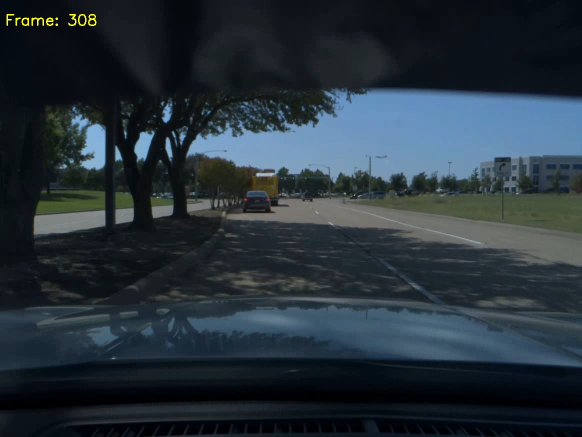
#> input picture experiments/308.jpg, 1164 x 874 px (shown at 1/2 size)
$ python show_objects.py   (older library calls are emulated)
#> lines starting #> are read from the running program, lines starting #| are printed output that depends on the picture; after the words box and inside, x2 and y2 are one past the last pixel; in counts of white or black regions, pixels touching at a corner belong together
#> further down, original_image is the input picture: shape (874, 1164, 3); mean B, G, R 58.8, 50.1, 38.9
### tf_yolov3/utils.py
import datetime as dt
import random
import numpy as np
import cv2


# [50 lines left out: functions get_contour_boxes, draw_boxes, milliseconds, not called in this run]


def show_images_in_windows(imgs, win_names, win_size):
    """
    display multiple images in multiple windows

    :param imgs:
    :param win_names:
    :param win_size:
    :return:
    """
    x = y = 0
    for i, img in enumerate(imgs):
        w_compress = img.shape[1] / win_size[0]
        h_compress = img.shape[0] / win_size[1]
        if w_compress > h_compress:
            w = win_size[0]
            h = img.shape[0] / w_compress
        else:
            w = img.shape[1] / h_compress
            h = win_size[1]
        w = int(w)
        h = int(h)

        win_name = win_names[i]
        cv2.namedWindow(win_name, cv2.WINDOW_NORMAL)
        cv2.resizeWindow(win_name, w, h)
        cv2.moveWindow(win_name, x, y)
        cv2.imshow(win_name, img)
        x += w
    cv2.waitKey(0) & 0xFF  # for 64-bit machine
    cv2.destroyAllWindows()


def box_objects(img, boxes, labels):
    colors = {}
    for label in labels:
        colors[label] = (random.randint(128, 255),
                         random.randint(128, 255),
                         random.randint(128, 255))

    tmp_img = img.copy()
    if len(tmp_img.shape) == 2:
        tmp_img = cv2.cvtColor(tmp_img, cv2.COLOR_GRAY2BGR)

    for i, [x1, y1, x2, y2, conf, _] in enumerate(boxes):
        label = labels[i]
        c = colors[label]
        x1, y1, x2, y2 = int(x1), int(y1), int(x2), int(y2)
        cv2.rectangle(tmp_img, (x1, y1), (x2, y2), color=c, thickness=1)

        msg = f'{label} {conf:.4f}'
        cv2.putText(tmp_img, msg, (x1, y1 - 5), cv2.FONT_HERSHEY_SIMPLEX, 0.5, color=c,
                    thickness=1)
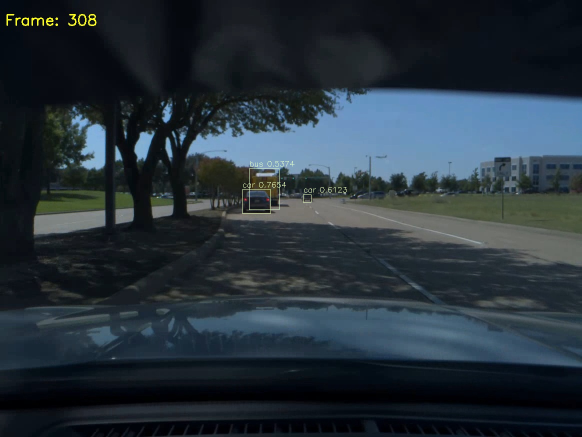
#> tmp_img: shape (874, 1164, 3) (shown at 1/2 size); 0.11% of pixels changed, all inside (x1, y1, x2, y2) = (484, 322, 694, 427)
    return tmp_img

### experiments/show_objects.py
import os
import numpy as np
import cv2

from tf_yolov3.utils import box_objects, show_images_in_windows

file_dir = os.path.dirname(__file__)


if __name__ == '__main__':
    bboxes = np.array([[484.85, 379.94, 541.93, 426.09, 0.7654, 2.0],
                       [606.25, 389.89, 622.31, 404.20, 0.6123, 2.0],
                       [498.04, 337.56, 558.32, 419.81, 0.5374, 5.0]])
    labels = np.array(['car', 'car', 'bus'])
    image_path = os.path.join(file_dir, "308.jpg")
    original_image = cv2.imread(image_path)
    img = box_objects(original_image, bboxes, labels)
    show_images_in_windows([img], ['Test show_objects()'], (img.shape[1], img.shape[0]))
#> the loop in show_images_in_windows, `for i, img in enumerate(imgs):` made 1 pass
#> (w_compress, h_compress, w, h, win_name, x) on pass 1: (1, 1, 1164, 874, 'Test show_objects()', 1164)
#> after the loop in show_images_in_windows, `for i, img in enumerate(imgs):`: x = 1164
